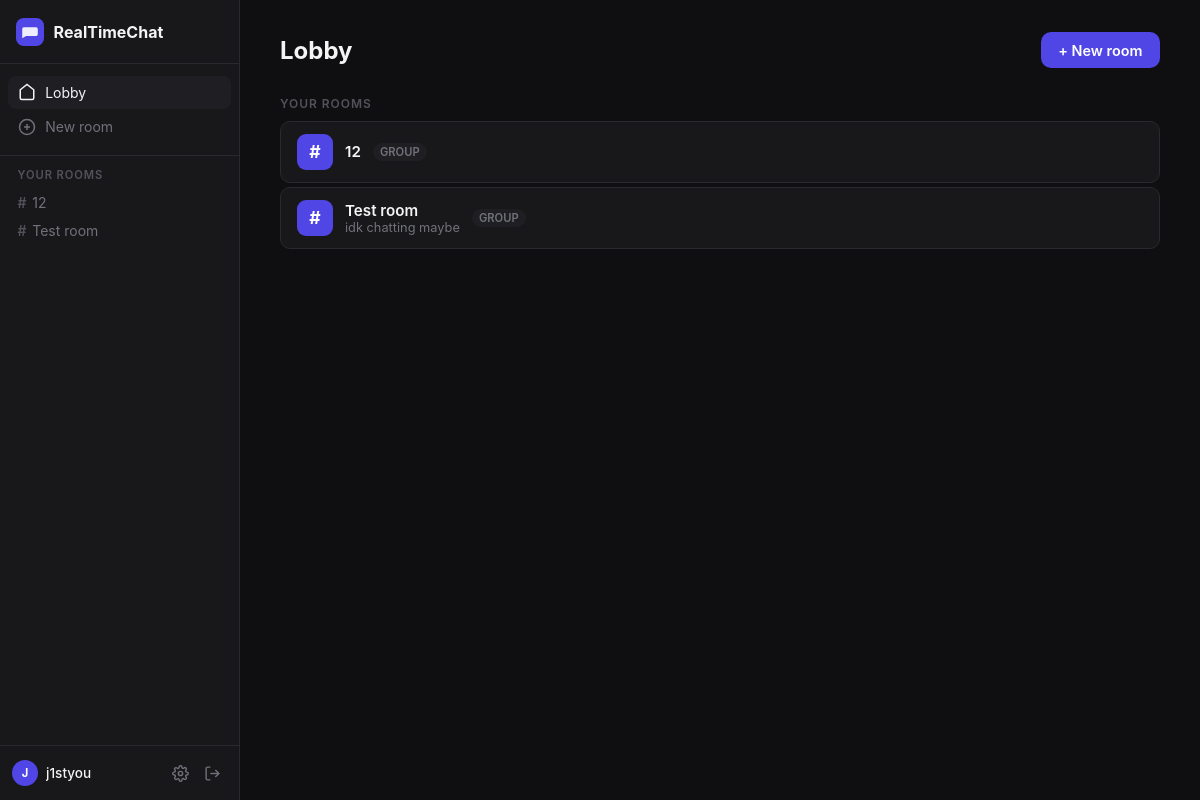
Screenshot of / (signed in) with the database file from the repository.
### rooms/models.py (models this page shows, shortened)
class Room(TimestampedModel):
    class RoomType(models.TextChoices):
        GROUP = "group", "Group"
        DIRECT = "direct", "Direct message"
        CHANNEL = "channel", "Channel"
    name = models.CharField(max_length=100)
    slug = models.SlugField(max_length=110, unique=True, db_index=True)
    description = models.CharField(max_length=300, blank=True, default="")
    room_type = models.CharField(
        max_length=10,
        choices=RoomType.choices,
        default=RoomType.GROUP,
        db_index=True,
    )
    is_private = models.BooleanField(default=False)
    created_by = models.ForeignKey(
        settings.AUTH_USER_MODEL,
        on_delete=models.SET_NULL,
        null=True,
        related_name="created_rooms",
    )
    class Meta:
        verbose_name = "room"
        verbose_name_plural = "rooms"
        ordering = ["name"]

### accounts/models.py (models this page shows, shortened)
class User(AbstractBaseUser, PermissionsMixin):
    email = models.EmailField(unique=True, db_index=True)
    username = models.CharField(max_length=40, unique=True, db_index=True)
    is_active = models.BooleanField(default=True)
    is_staff = models.BooleanField(default=False)
    date_joined = models.DateTimeField(default=timezone.now)
    objects = UserManager()
    USERNAME_FIELD = "email"
    REQUIRED_FIELDS = ["username"]
    class Meta:
        verbose_name = "user"
        verbose_name_plural = "users"
        ordering = ["-date_joined"]

### rooms/views.py (the view)
# urls.py: path("", views.lobby_view, name="lobby"),
@login_required
def lobby_view(request):
    my_rooms = get_user_rooms(request.user)
    public_rooms = get_public_rooms().exclude(memberships__user=request.user)
    return render(request, "rooms/lobby.html", {
        "my_rooms": my_rooms,
        "public_rooms": public_rooms,
    })

### rooms/context_processors.py (called while the page is built)
def sidebar_rooms(request):
    if not request.user.is_authenticated:
        return {"sidebar_rooms": []}
    rooms = (
        Room.objects
        .filter(memberships__user=request.user)
        .only("name", "slug")
        .order_by("name")
    )
    return {"sidebar_rooms": rooms}

### rooms/services.py (called while the page is built)
def get_user_rooms(user):
    return (
        Room.objects
        .filter(memberships__user=user)
        .select_related("created_by")
        .prefetch_related("memberships")
        .order_by("name")
    )

def get_public_rooms():
    return Room.objects.filter(
        is_private=False,
    ).exclude(
        room_type=Room.RoomType.DIRECT,
    ).order_by("name")

### rooms/templates/rooms/lobby.html (shortened to what this page needs)
{% extends "rooms/base.html" %}
{% block nav_lobby %}sidebar__link--active{% endblock %}
{% block content %}
<div class="page-header">
  <h1 class="page-title">Lobby</h1>
  <a href="{% url 'rooms:create' %}" class="btn btn--primary">+ New room</a>
</div>
{% if my_rooms %}
  <section class="room-section">
    <h2 class="room-section__title">Your rooms</h2>
    <ul class="room-list">
      {% for room in my_rooms %}
        <li class="room-card">
          <a href="{% url 'rooms:detail' room.slug %}" class="room-card__link">
            <div class="room-card__icon">#</div>
            <div class="room-card__body">
              <span class="room-card__name">{{ room.name }}</span>
              {% if room.description %}
                <span class="room-card__desc">{{ room.description }}</span>
              {% endif %}
            </div>
            <span class="room-card__badge room-card__badge--{{ room.room_type }}">
              {{ room.get_room_type_display }}
            </span>
          </a>
        </li>
      {% endfor %}
    </ul>
  </section>
{% endif %}
{% endblock %}

### rooms/templates/rooms/base.html (shortened to what this page needs)
{% load static %}
<!DOCTYPE html>
<html lang="en">
<head>
  <link rel="stylesheet" href="{% static 'css/app.css' %}">
</head>
<body>
  <div class="layout">
    <aside class="sidebar">
      <div class="sidebar__logo">
        <svg width="28" height="28" viewBox="0 0 36 36" fill="none">
          <rect width="36" height="36" rx="10" fill="#4F46E5"/>
          <path d="M8 24V14a2 2 0 012-2h16a2 2 0 012 2v7a2 2 0 01-2 2H13l-5 3v-2z"
                fill="white" fill-opacity="0.9"/>
        </svg>
        <span>RealTimeChat</span>
      </div>
      <nav class="sidebar__nav">
        <a href="{% url 'rooms:lobby' %}" class="sidebar__link {% block nav_lobby %}{% endblock %}">
          <svg width="18" height="18" viewBox="0 0 24 24" fill="none" stroke="currentColor" stroke-width="2">
            <path d="M3 9l9-7 9 7v11a2 2 0 01-2 2H5a2 2 0 01-2-2z"/>
          </svg>
          Lobby
        </a>
        <a href="{% url 'rooms:create' %}" class="sidebar__link {% block nav_create %}{% endblock %}">
          <svg width="18" height="18" viewBox="0 0 24 24" fill="none" stroke="currentColor" stroke-width="2">
            <circle cx="12" cy="12" r="10"/><line x1="12" y1="8" x2="12" y2="16"/>
            <line x1="8" y1="12" x2="16" y2="12"/>
          </svg>
          New room
        </a>
      </nav>
      <div class="sidebar__rooms">
        <p class="sidebar__section-label">Your rooms</p>
        {% for room in sidebar_rooms %}
          <a href="{% url 'rooms:detail' room.slug %}"
             class="sidebar__room {% if request.resolver_match.kwargs.slug == room.slug %}sidebar__room--active{% endif %}">
            <span class="sidebar__room-hash">#</span>{{ room.name }}
          </a>
        {% empty %}
          <p class="sidebar__empty">No rooms yet</p>
        {% endfor %}
      </div>
      <div class="sidebar__footer">
        <div class="sidebar__user">
          <div class="avatar avatar--sm">{{ request.user.username|first|upper }}</div>
          <span class="sidebar__username">{{ request.user.username }}</span>
        </div>
        <div class="sidebar__actions">
          <a href="{% url 'accounts:change-password' %}" class="sidebar__icon-btn" title="Settings">
          </a>
          <form method="post" action="{% url 'accounts:logout' %}" style="margin:0">
            <button type="submit" class="sidebar__icon-btn" title="Sign out">
              <svg width="17" height="17" viewBox="0 0 24 24" fill="none" stroke="currentColor" stroke-width="2">
                <path d="M9 21H5a2 2 0 01-2-2V5a2 2 0 012-2h4"/>
                <polyline points="16 17 21 12 16 7"/><line x1="21" y1="12" x2="9" y2="12"/>
              </svg>
            </button>
          </form>
        </div>
      </div>
    </aside>
    <main class="main">
      {% block content %}{% endblock %}
    </main>
  </div>
</body>
</html>

### rows the page displays
Room: name "12", room_type "GROUP"
Room: name "Test room", description "idk chatting maybe", room_type "GROUP"
User: user.username|first "J", user.username "j1styou"
